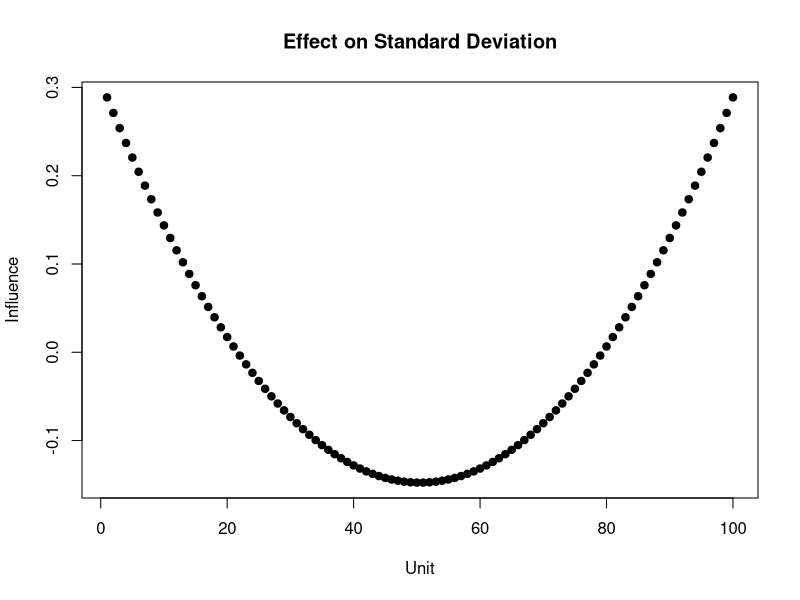

Reproduce this figure in R.
## ---- chunk 1
influence <- function(attr) {
  delta = rep(0, length(pop))
  pop.attr <- attr(pop)
  for (i in 1:length(pop)) {
    delta[i] = pop.attr - attr(pop[-i])
  }
  return(delta)
}
## ---- chunk 2
pop <- 1:100
pop.infl <- influence(sd)

plot(pop.infl, pch=19, xlab="Unit", ylab="Influence", 
     main="Effect on Standard Deviation")
